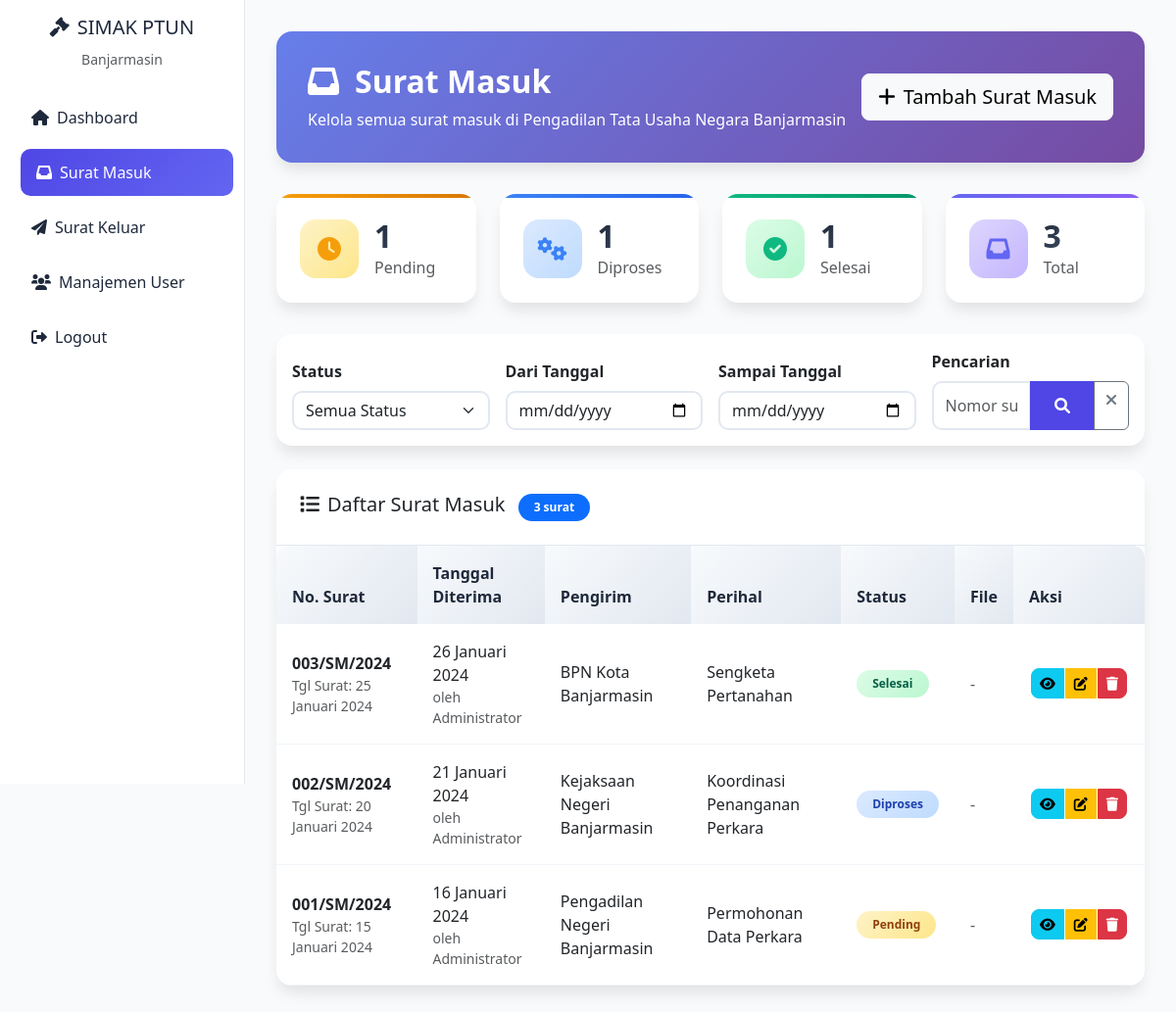
The page /pages/surat-masuk/index.php (signed in) on the database its author committed.
### tables this page shows
CREATE TABLE `surat_masuk` (
  `id` int(11) NOT NULL AUTO_INCREMENT,
  `nomor_surat` varchar(100) NOT NULL,
  `tanggal_diterima` date NOT NULL,
  `tanggal_surat` date DEFAULT NULL,
  `pengirim` varchar(255) NOT NULL,
  `perihal` text NOT NULL,
  `jenis_surat` varchar(100) DEFAULT NULL,
  `sifat` enum('biasa','penting','segera','rahasia') DEFAULT 'biasa',
  `status` enum('pending','diproses','selesai') DEFAULT 'pending',
  `disposisi` text DEFAULT NULL,
  `catatan` text DEFAULT NULL,
  `file_surat` varchar(255) DEFAULT NULL,
  `user_id` int(11) NOT NULL,
  `created_at` timestamp DEFAULT CURRENT_TIMESTAMP,
  `updated_at` timestamp DEFAULT CURRENT_TIMESTAMP ON UPDATE CURRENT_TIMESTAMP,
  PRIMARY KEY (`id`),
  FOREIGN KEY (`user_id`) REFERENCES `users` (`id`) ON DELETE RESTRICT,
  INDEX `idx_nomor_surat` (`nomor_surat`),
  INDEX `idx_tanggal_diterima` (`tanggal_diterima`),
  INDEX `idx_pengirim` (`pengirim`),
  INDEX `idx_status` (`status`),
  INDEX `idx_user_id` (`user_id`),
  INDEX `idx_sifat` (`sifat`)
);

### pages/surat-masuk/index.php (the view, shortened to what the rows shown need)
<?php
require_once '../../config/config.php';
require_once '../../includes/functions.php';
$surat_masuk = [];
$db_available = false;
try {
    $test_result = fetchSingle("SELECT 1 as test");
    $db_available = ($test_result !== null);
} catch (Exception $e) {
    $db_available = false;
    $db_error = $e->getMessage();
}
if (!$db_available) {
    $surat_masuk = [
        [
            'id' => 1,
            'nomor_surat' => '001/SM/2024',
            'tanggal_surat' => '2024-09-15',
            'tanggal_diterima' => '2024-09-15',
            'pengirim' => 'Dinas Pendidikan',
            'perihal' => 'Permohonan Data Sekolah',
            'status' => 'pending',
            'file_surat' => '',
            'input_by' => 'Administrator'
        ],
        [
            'id' => 2,
            'nomor_surat' => '002/SM/2024',
            'tanggal_surat' => '2024-09-14',
            'tanggal_diterima' => '2024-09-14',
            'pengirim' => 'Kementerian Dalam Negeri',
            'perihal' => 'Laporan Kinerja Triwulan',
            'status' => 'diproses',
            'file_surat' => '',
            'input_by' => 'Administrator'
        ],
        [
            'id' => 3,
            'nomor_surat' => '003/SM/2024',
            'tanggal_surat' => '2024-09-13',
            'tanggal_diterima' => '2024-09-13',
            'pengirim' => 'Pemkot Banjarmasin',
            'perihal' => 'Koordinasi Pelaksanaan Program',
            'status' => 'selesai',
            'file_surat' => '',
            'input_by' => 'Administrator'
        ]
    ];
    $total_records = 3;
} else {
    $page = (int)($_GET['page'] ?? 1);
    $limit = 10;
    $offset = ($page - 1) * $limit;
    $where_conditions = [];
    $params = [];
    $where_clause = !empty($where_conditions) ? 'WHERE ' . implode(' AND ', $where_conditions) : '';
    try {
        $sql = "SELECT sm.*, 'Administrator' as input_by
                FROM surat_masuk sm
                $where_clause
                ORDER BY sm.id DESC
                LIMIT $limit OFFSET $offset";
        $surat_masuk = fetchAll($sql, $params);
    } catch (Exception $e) {
        error_log("Database error: " . $e->getMessage());
        $surat_masuk = [];
        $total_records = 0;
    }
}
?>
<!DOCTYPE html>
<html lang="id">
<head>
    <link href="https://cdn.jsdelivr.net/npm/bootstrap@5.3.0/dist/css/bootstrap.min.css" rel="stylesheet">
    <link href="https://cdnjs.cloudflare.com/ajax/libs/font-awesome/6.0.0/css/all.min.css" rel="stylesheet">
</head>
<body>
    <main class="main-content">
        <div class="page-header">
            <div class="d-flex justify-content-between align-items-center">
                <div>
                    <h1 class="page-title">
                        <i class="fas fa-inbox me-3"></i>Surat Masuk
                    </h1>
                </div>
            </div>
        </div>
        <div class="card">
            <div class="card-body p-0">
                <?php if (empty($surat_masuk)): ?>
                    <div class="empty-state">
                        <i class="fas fa-inbox"></i>
                        <h4 class="mt-3">Tidak Ada Surat Masuk</h4>
                        <p class="text-muted">Belum ada surat masuk yang tercatat dalam sistem</p>
                        <a href="tambah.php" class="btn btn-primary">
                            <i class="fas fa-plus me-2"></i>Tambah Surat Masuk Pertama
                        </a>
                    </div>
                <?php else: ?>
                    <div class="table-responsive">
                        <table class="table mb-0">
                            <thead>
                                <tr>
                                    <th>No. Surat</th>
                                    <th>Tanggal Diterima</th>
                                    <th>Pengirim</th>
                                    <th>Perihal</th>
                                    <th>Status</th>
                                    <th>File</th>
                                    <th>Aksi</th>
                                </tr>
                            </thead>
                            <tbody>
                                <?php foreach ($surat_masuk as $surat): ?>
                                    <tr>
                                        <td>
                                            <strong><?= htmlspecialchars($surat['nomor_surat']) ?></strong>
                                            <?php if (!empty($surat['tanggal_surat'])): ?>
                                                <small class="d-block text-muted">
                                                    Tgl Surat: <?= formatTanggal($surat['tanggal_surat']) ?>
                                                </small>
                                            <?php endif; ?>
                                        </td>
                                        <td>
                                            <?= formatTanggal($surat['tanggal_diterima']) ?>
                                            <small class="d-block text-muted">
                                                oleh <?= htmlspecialchars($surat['input_by']) ?>
                                            </small>
                                        </td>
                                        <td><?= htmlspecialchars($surat['pengirim']) ?></td>
                                        <td>
                                            <?= htmlspecialchars(substr($surat['perihal'], 0, 50)) ?>
                                        </td>
                                        <td>
                                            <?= getStatusBadge($surat['status'], 'surat_masuk') ?>
                                        </td>
                                        <td>
                                            <?php if (!empty($surat['file_surat'])): ?>
                                                <a href="<?= UPLOAD_URL . $surat['file_surat'] ?>" target="_blank" class="btn btn-sm btn-outline-primary">
                                                    <i class="fas fa-file-pdf"></i> Lihat
                                                </a>
                                            <?php else: ?>
                                                <span class="text-muted">-</span>
                                            <?php endif; ?>
                                        </td>
                                        <td>
                                            <div class="btn-group">
                                                <a href="detail.php?id=<?= $surat['id'] ?>"
                                                   class="btn btn-sm btn-info" title="Detail">
                                                    <i class="fas fa-eye"></i>
                                                </a>
                                                <a href="edit.php?id=<?= $surat['id'] ?>"
                                                   class="btn btn-sm btn-warning" title="Edit">
                                                    <i class="fas fa-edit"></i>
                                                </a>
                                                <?php if ($db_available): ?>
                                                    <a href="javascript:void(0)"
                                                       onclick="confirmDelete('?action=delete&id=<?= $surat['id'] ?>', 'Apakah Anda yakin ingin menghapus surat ini?')"
                                                       class="btn btn-sm btn-danger" title="Hapus">
                                                        <i class="fas fa-trash"></i>
                                                    </a>
                                                <?php endif; ?>
                                            </div>
                                        </td>
                                    </tr>
                                <?php endforeach; ?>
                            </tbody>
                        </table>
                    </div>
                <?php endif; ?>
            </div>
        </div>
    </main>
</body>
</html>

### includes/functions.php (shortened to what the rows shown need)
<?php
if (!function_exists('getDatabaseConnection')) {
    function getDatabaseConnection() {
        global $db;
        if (isset($db) && $db) {
            return $db;
        }
        return null;
    }
}
if (!function_exists('fetchSingle')) {
    function fetchSingle($query, $params = []) {
        $db = getDatabaseConnection();
        try {
            if (method_exists($db, 'fetch')) {
                return $db->fetch($query, $params);
            }
        } catch (Exception $e) {
            error_log("Database fetch error: " . $e->getMessage());
        }
        return null;
    }
}
if (!function_exists('fetchAll')) {
    function fetchAll($query, $params = []) {
        $db = getDatabaseConnection();
        try {
            if (method_exists($db, 'fetchAll')) {
                return $db->fetchAll($query, $params);
            }
        } catch (Exception $e) {
            error_log("Database fetchAll error: " . $e->getMessage());
        }
        return [];
    }
}
if (!function_exists('formatTanggal')) {
    function formatTanggal($date, $format = 'full') {
        $bulan = [
            1 => 'Januari', 'Februari', 'Maret', 'April', 'Mei', 'Juni',
            'Juli', 'Agustus', 'September', 'Oktober', 'November', 'Desember'
        ];
        $timestamp = strtotime($date);
        return date('j', $timestamp) . ' ' . $bulan[date('n', $timestamp)] . ' ' . date('Y', $timestamp);
    }
}
if (!function_exists('getStatusBadge')) {
    function getStatusBadge($status, $type = 'surat_masuk') {
        $badges = [
            'surat_masuk' => [
                'pending' => '<span class="badge bg-warning text-dark">Pending</span>',
                'diproses' => '<span class="badge bg-info">Diproses</span>',
                'selesai' => '<span class="badge bg-success">Selesai</span>'
            ],
            'surat_keluar' => [
                'draft' => '<span class="badge bg-secondary">Draft</span>',
                'terkirim' => '<span class="badge bg-success">Terkirim</span>',
                'arsip' => '<span class="badge bg-info">Arsip</span>'
            ]
        ];
        return $badges[$type][$status] ?? '<span class="badge bg-light text-dark">' . ucfirst($status) . '</span>';
    }
}
?>

### rows shown on the page
surat_masuk: nomor_surat "003/SM/2024", tanggal_surat "25 Januari 2024", tanggal_diterima "26 Januari 2024", input_by "Administrator", pengirim "BPN Kota Banjarmasin", perihal "Sengketa Pertanahan", status "Selesai"
surat_masuk: nomor_surat "002/SM/2024", tanggal_surat "20 Januari 2024", tanggal_diterima "21 Januari 2024", input_by "Administrator", pengirim "Kejaksaan Negeri Banjarmasin", perihal "Koordinasi Penanganan Perkara", status "Diproses"
surat_masuk: nomor_surat "001/SM/2024", tanggal_surat "15 Januari 2024", tanggal_diterima "16 Januari 2024", input_by "Administrator", pengirim "Pengadilan Negeri Banjarmasin", perihal "Permohonan Data Perkara", status "Pending"

### other values the page prints
getTotalSuratMasuk('pending') "1"
getTotalSuratMasuk('diproses') "1"
getTotalSuratMasuk('selesai') "1"
getTotalSuratMasuk() "3"
$total_records "3"
